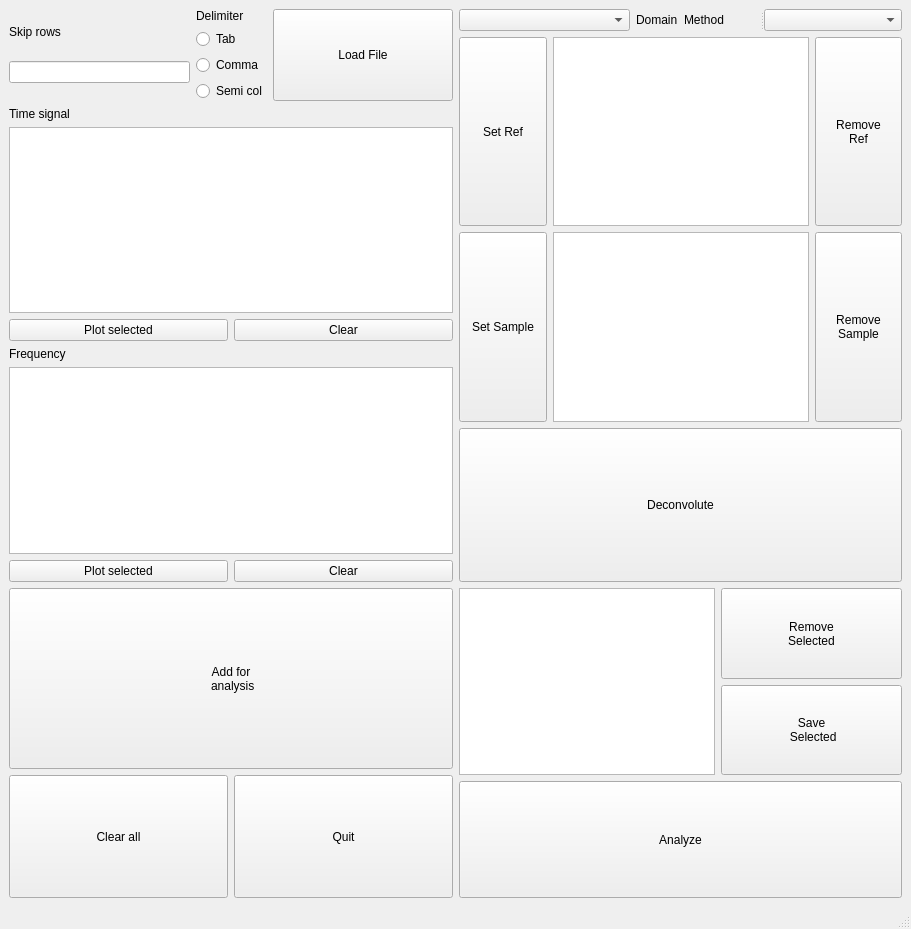
<?xml version="1.0" encoding="UTF-8"?>
<ui version="4.0">
 <class>MainWindow</class>
 <widget class="QMainWindow" name="MainWindow">
  <property name="geometry">
   <rect>
    <x>0</x>
    <y>0</y>
    <width>911</width>
    <height>929</height>
   </rect>
  </property>
  <property name="windowTitle">
   <string>MainWindow</string>
  </property>
  <widget class="QWidget" name="centralwidget">
   <layout class="QGridLayout" name="gridLayout_7">
    <item row="0" column="0">
     <layout class="QGridLayout" name="gridLayout_4">
      <item row="0" column="0" rowspan="2">
       <layout class="QGridLayout" name="gridLayout_3">
        <item row="0" column="0">
         <layout class="QVBoxLayout" name="verticalLayout_14">
          <item>
           <widget class="QLabel" name="label_2">
            <property name="sizePolicy">
             <sizepolicy hsizetype="Fixed" vsizetype="Fixed">
              <horstretch>0</horstretch>
              <verstretch>0</verstretch>
             </sizepolicy>
            </property>
            <property name="text">
             <string>Skip rows</string>
            </property>
           </widget>
          </item>
          <item>
           <widget class="QLineEdit" name="SkipRowEdit">
            <property name="sizePolicy">
             <sizepolicy hsizetype="Expanding" vsizetype="Fixed">
              <horstretch>0</horstretch>
              <verstretch>0</verstretch>
             </sizepolicy>
            </property>
           </widget>
          </item>
         </layout>
        </item>
        <item row="0" column="1">
         <layout class="QVBoxLayout" name="verticalLayout_11">
          <item>
           <widget class="QLabel" name="label">
            <property name="sizePolicy">
             <sizepolicy hsizetype="Fixed" vsizetype="Fixed">
              <horstretch>0</horstretch>
              <verstretch>0</verstretch>
             </sizepolicy>
            </property>
            <property name="text">
             <string>Delimiter</string>
            </property>
           </widget>
          </item>
          <item>
           <widget class="QRadioButton" name="TabButton">
            <property name="text">
             <string>Tab</string>
            </property>
           </widget>
          </item>
          <item>
           <widget class="QRadioButton" name="CommButton">
            <property name="text">
             <string>Comma</string>
            </property>
           </widget>
          </item>
          <item>
           <widget class="QRadioButton" name="SemiButton">
            <property name="text">
             <string>Semi col</string>
            </property>
           </widget>
          </item>
         </layout>
        </item>
        <item row="0" column="2">
         <layout class="QVBoxLayout" name="verticalLayout_4">
          <item>
           <widget class="QPushButton" name="LoadButton">
            <property name="sizePolicy">
             <sizepolicy hsizetype="Expanding" vsizetype="Expanding">
              <horstretch>0</horstretch>
              <verstretch>0</verstretch>
             </sizepolicy>
            </property>
            <property name="text">
             <string>Load File</string>
            </property>
           </widget>
          </item>
         </layout>
        </item>
        <item row="1" column="0" colspan="3">
         <layout class="QVBoxLayout" name="verticalLayout_8">
          <item>
           <widget class="QLabel" name="label_3">
            <property name="sizePolicy">
             <sizepolicy hsizetype="Preferred" vsizetype="Fixed">
              <horstretch>0</horstretch>
              <verstretch>0</verstretch>
             </sizepolicy>
            </property>
            <property name="text">
             <string>Time signal</string>
            </property>
           </widget>
          </item>
          <item>
           <widget class="QListWidget" name="listWidget">
            <property name="sizePolicy">
             <sizepolicy hsizetype="Expanding" vsizetype="Expanding">
              <horstretch>0</horstretch>
              <verstretch>0</verstretch>
             </sizepolicy>
            </property>
            <property name="selectionMode">
             <enum>QAbstractItemView::ExtendedSelection</enum>
            </property>
           </widget>
          </item>
         </layout>
        </item>
        <item row="2" column="0" colspan="3">
         <layout class="QHBoxLayout" name="horizontalLayout">
          <item>
           <layout class="QVBoxLayout" name="verticalLayout_15">
            <item>
             <widget class="QPushButton" name="PlotButton">
              <property name="sizePolicy">
               <sizepolicy hsizetype="Expanding" vsizetype="Expanding">
                <horstretch>0</horstretch>
                <verstretch>0</verstretch>
               </sizepolicy>
              </property>
              <property name="text">
               <string>Plot selected</string>
              </property>
             </widget>
            </item>
           </layout>
          </item>
          <item>
           <layout class="QVBoxLayout" name="verticalLayout_3">
            <item>
             <widget class="QPushButton" name="ClearButton">
              <property name="sizePolicy">
               <sizepolicy hsizetype="Expanding" vsizetype="Expanding">
                <horstretch>0</horstretch>
                <verstretch>0</verstretch>
               </sizepolicy>
              </property>
              <property name="text">
               <string>Clear</string>
              </property>
             </widget>
            </item>
           </layout>
          </item>
         </layout>
        </item>
        <item row="3" column="0" colspan="3">
         <layout class="QVBoxLayout" name="verticalLayout_9">
          <item>
           <widget class="QLabel" name="label_4">
            <property name="text">
             <string>Frequency </string>
            </property>
           </widget>
          </item>
          <item>
           <widget class="QListWidget" name="FreqListWidget">
            <property name="sizePolicy">
             <sizepolicy hsizetype="Expanding" vsizetype="Expanding">
              <horstretch>0</horstretch>
              <verstretch>0</verstretch>
             </sizepolicy>
            </property>
            <property name="selectionMode">
             <enum>QAbstractItemView::ExtendedSelection</enum>
            </property>
           </widget>
          </item>
         </layout>
        </item>
        <item row="4" column="0" colspan="3">
         <layout class="QHBoxLayout" name="horizontalLayout_3">
          <item>
           <widget class="QPushButton" name="PlotFreqButton">
            <property name="sizePolicy">
             <sizepolicy hsizetype="Expanding" vsizetype="Expanding">
              <horstretch>0</horstretch>
              <verstretch>0</verstretch>
             </sizepolicy>
            </property>
            <property name="text">
             <string>Plot selected</string>
            </property>
           </widget>
          </item>
          <item>
           <widget class="QPushButton" name="ClearFreqButton">
            <property name="sizePolicy">
             <sizepolicy hsizetype="Expanding" vsizetype="Expanding">
              <horstretch>0</horstretch>
              <verstretch>0</verstretch>
             </sizepolicy>
            </property>
            <property name="text">
             <string>Clear</string>
            </property>
           </widget>
          </item>
         </layout>
        </item>
       </layout>
      </item>
      <item row="0" column="1">
       <layout class="QGridLayout" name="gridLayout_6">
        <item row="0" column="0">
         <layout class="QGridLayout" name="gridLayout_5">
          <item row="0" column="0">
           <widget class="QSplitter" name="splitter_4">
            <property name="orientation">
             <enum>Qt::Horizontal</enum>
            </property>
            <widget class="QWidget" name="layoutWidget">
             <layout class="QGridLayout" name="gridLayout_9">
              <item row="0" column="0">
               <layout class="QVBoxLayout" name="verticalLayout_13">
                <item>
                 <widget class="QComboBox" name="DomainComboBox">
                  <property name="sizePolicy">
                   <sizepolicy hsizetype="Expanding" vsizetype="Expanding">
                    <horstretch>0</horstretch>
                    <verstretch>0</verstretch>
                   </sizepolicy>
                  </property>
                 </widget>
                </item>
               </layout>
              </item>
              <item row="0" column="1">
               <widget class="QLabel" name="label_8">
                <property name="text">
                 <string>Domain</string>
                </property>
               </widget>
              </item>
             </layout>
            </widget>
           </widget>
          </item>
          <item row="0" column="1">
           <widget class="QSplitter" name="splitter_3">
            <property name="orientation">
             <enum>Qt::Horizontal</enum>
            </property>
            <widget class="QLabel" name="label_6">
             <property name="text">
              <string>Method</string>
             </property>
            </widget>
            <widget class="QWidget" name="verticalLayoutWidget_9">
             <layout class="QVBoxLayout" name="verticalLayout_12">
              <item>
               <widget class="QComboBox" name="DeconvComboBox">
                <property name="sizePolicy">
                 <sizepolicy hsizetype="Expanding" vsizetype="Expanding">
                  <horstretch>0</horstretch>
                  <verstretch>0</verstretch>
                 </sizepolicy>
                </property>
               </widget>
              </item>
             </layout>
            </widget>
           </widget>
          </item>
         </layout>
        </item>
        <item row="1" column="0">
         <layout class="QGridLayout" name="gridLayout">
          <item row="0" column="2">
           <layout class="QVBoxLayout" name="verticalLayout_2">
            <item>
             <widget class="QPushButton" name="RemRefButton">
              <property name="sizePolicy">
               <sizepolicy hsizetype="Expanding" vsizetype="Expanding">
                <horstretch>0</horstretch>
                <verstretch>0</verstretch>
               </sizepolicy>
              </property>
              <property name="text">
               <string>Remove 
Ref</string>
              </property>
             </widget>
            </item>
           </layout>
          </item>
          <item row="0" column="0">
           <layout class="QVBoxLayout" name="verticalLayout">
            <item>
             <widget class="QPushButton" name="SetRefButton">
              <property name="sizePolicy">
               <sizepolicy hsizetype="Expanding" vsizetype="Expanding">
                <horstretch>0</horstretch>
                <verstretch>0</verstretch>
               </sizepolicy>
              </property>
              <property name="text">
               <string>Set Ref</string>
              </property>
             </widget>
            </item>
           </layout>
          </item>
          <item row="0" column="1">
           <widget class="QListWidget" name="RefListWidget"/>
          </item>
         </layout>
        </item>
        <item row="2" column="0">
         <layout class="QGridLayout" name="gridLayout_2">
          <item row="0" column="2">
           <layout class="QVBoxLayout" name="verticalLayout_7">
            <item>
             <widget class="QPushButton" name="RemSamButton">
              <property name="sizePolicy">
               <sizepolicy hsizetype="Expanding" vsizetype="Expanding">
                <horstretch>0</horstretch>
                <verstretch>0</verstretch>
               </sizepolicy>
              </property>
              <property name="text">
               <string>Remove 
Sample</string>
              </property>
             </widget>
            </item>
           </layout>
          </item>
          <item row="0" column="1">
           <widget class="QListWidget" name="SamListWidget"/>
          </item>
          <item row="0" column="0">
           <layout class="QVBoxLayout" name="verticalLayout_5">
            <item>
             <widget class="QPushButton" name="SetSamButton">
              <property name="sizePolicy">
               <sizepolicy hsizetype="Expanding" vsizetype="Expanding">
                <horstretch>0</horstretch>
                <verstretch>0</verstretch>
               </sizepolicy>
              </property>
              <property name="text">
               <string>Set Sample</string>
              </property>
             </widget>
            </item>
           </layout>
          </item>
         </layout>
        </item>
       </layout>
      </item>
      <item row="1" column="1">
       <widget class="QPushButton" name="DeconvButton">
        <property name="sizePolicy">
         <sizepolicy hsizetype="Expanding" vsizetype="Expanding">
          <horstretch>0</horstretch>
          <verstretch>0</verstretch>
         </sizepolicy>
        </property>
        <property name="text">
         <string>Deconvolute</string>
        </property>
       </widget>
      </item>
      <item row="2" column="0">
       <widget class="QPushButton" name="AddButton">
        <property name="sizePolicy">
         <sizepolicy hsizetype="Expanding" vsizetype="Expanding">
          <horstretch>0</horstretch>
          <verstretch>0</verstretch>
         </sizepolicy>
        </property>
        <property name="text">
         <string>Add for
 analysis</string>
        </property>
       </widget>
      </item>
      <item row="2" column="1" rowspan="2">
       <layout class="QHBoxLayout" name="horizontalLayout_2">
        <item>
         <widget class="QListWidget" name="DeconvListWidget"/>
        </item>
        <item>
         <layout class="QVBoxLayout" name="verticalLayout_6">
          <item>
           <widget class="QPushButton" name="RemResultButton">
            <property name="sizePolicy">
             <sizepolicy hsizetype="Expanding" vsizetype="Expanding">
              <horstretch>0</horstretch>
              <verstretch>0</verstretch>
             </sizepolicy>
            </property>
            <property name="text">
             <string>Remove 
Selected</string>
            </property>
           </widget>
          </item>
          <item>
           <widget class="QPushButton" name="SaveResultButton">
            <property name="sizePolicy">
             <sizepolicy hsizetype="Expanding" vsizetype="Expanding">
              <horstretch>0</horstretch>
              <verstretch>0</verstretch>
             </sizepolicy>
            </property>
            <property name="text">
             <string>Save
 Selected</string>
            </property>
           </widget>
          </item>
         </layout>
        </item>
       </layout>
      </item>
      <item row="3" column="0" rowspan="2">
       <layout class="QHBoxLayout" name="horizontalLayout_4">
        <item>
         <widget class="QPushButton" name="ClearAllButton">
          <property name="sizePolicy">
           <sizepolicy hsizetype="Expanding" vsizetype="Expanding">
            <horstretch>0</horstretch>
            <verstretch>0</verstretch>
           </sizepolicy>
          </property>
          <property name="minimumSize">
           <size>
            <width>0</width>
            <height>123</height>
           </size>
          </property>
          <property name="text">
           <string>Clear all</string>
          </property>
         </widget>
        </item>
        <item>
         <widget class="QPushButton" name="QuitButton">
          <property name="sizePolicy">
           <sizepolicy hsizetype="Expanding" vsizetype="Expanding">
            <horstretch>0</horstretch>
            <verstretch>0</verstretch>
           </sizepolicy>
          </property>
          <property name="minimumSize">
           <size>
            <width>0</width>
            <height>123</height>
           </size>
          </property>
          <property name="text">
           <string>Quit</string>
          </property>
         </widget>
        </item>
       </layout>
      </item>
      <item row="4" column="1">
       <widget class="QPushButton" name="AnaButton">
        <property name="sizePolicy">
         <sizepolicy hsizetype="Expanding" vsizetype="Expanding">
          <horstretch>0</horstretch>
          <verstretch>0</verstretch>
         </sizepolicy>
        </property>
        <property name="text">
         <string>Analyze</string>
        </property>
       </widget>
      </item>
     </layout>
    </item>
   </layout>
  </widget>
  <widget class="QMenuBar" name="menubar">
   <property name="geometry">
    <rect>
     <x>0</x>
     <y>0</y>
     <width>911</width>
     <height>22</height>
    </rect>
   </property>
  </widget>
  <widget class="QStatusBar" name="statusbar"/>
 </widget>
 <resources/>
 <connections/>
</ui>
